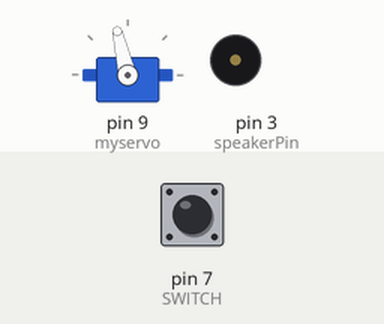
Recording of a sketch running on a simulated Arduino Uno, built with avr-gcc and run on an emulated ATmega328P. Shown: servo, buzzer (waves = sounding). Inputs (shaded band) come from the test bench; at power-on: pin 7 (SWITCH) HIGH. Random numbers use the default seed unless the sketch sets one.

Above: at 1.2 s.
1.3 s: pin 7 (SWITCH) pulled LOW for 0.15 s
At 2.1 s:
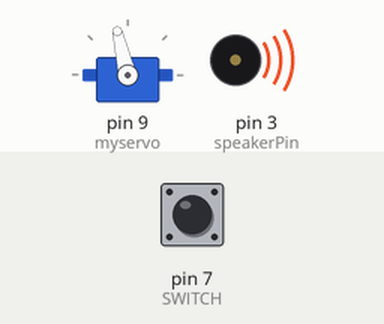
2.9 s: pin 7 (SWITCH) pulled LOW for 1 s
At 3.21 s:
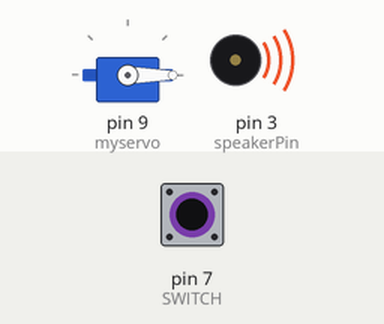
Timing chart, 0 to 6.3 s (numbered marks = the images above; inputs shaded):
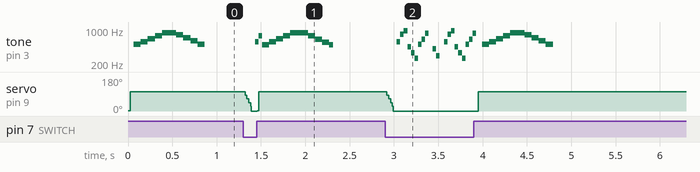

The sketch:

UselessMachine01.ino
```cpp
#include <Servo.h>
#include "musical_notes.h"

#define SWITCH 7


Servo myservo;
int ServoPos = 180;    // variable to store the servo position
int speakerPin = 3;

void setup()
{
 Serial.begin(9600);
 pinMode(SWITCH,INPUT);
 pinMode(speakerPin, OUTPUT);
 myservo.attach(9);  // attaches the servo on pin 9 to the servo object
 gotoPos(0);
}

void ohhh() {
  for (int i=1000; i<2000; i=i*1.02) {
    if (digitalRead(SWITCH) == LOW) return;
    beep(speakerPin,i,10);
  }
  for (int i=2000; i>1000; i=i*.98) {
    if (digitalRead(SWITCH) == LOW) return;
    beep(speakerPin,i,10);
  }
}

void uhoh() {
  for (int i=1000; i<1244; i=i*1.01) {
    beep(speakerPin,i,30);
  }
  delay(200);
  for (int i=1244; i>1108; i=i*.99) {
    beep(speakerPin,i,30);
  }
}

void laugh() {
  for (int i=1000; i<2000; i=i*1.10) {
    if (digitalRead(SWITCH) == HIGH) return;
    beep(speakerPin,i,10);
  }
  delay(50);
  for (int i=1000; i>500; i=i*.90) {
    if (digitalRead(SWITCH) == HIGH) return;
    beep(speakerPin,i,10);
  }
  delay(50);
  for (int i=1000; i<2000; i=i*1.10) {
    if (digitalRead(SWITCH) == HIGH) return;
    beep(speakerPin,i,10);
  }
  delay(50);
  for (int i=1000; i>500; i=i*.90) {
    if (digitalRead(SWITCH) == HIGH) return;
    beep(speakerPin,i,10);
  }
  delay(50);
  for (int i=1000; i<2000; i=i*1.10) {
    if (digitalRead(SWITCH) == HIGH) return;
    beep(speakerPin,i,10);
  }
  delay(50);
  for (int i=1000; i>500; i=i*.90) {
    if (digitalRead(SWITCH) == HIGH) return;
    beep(speakerPin,i,10);
  }
  delay(50);
    for (int i=1000; i<2000; i=i*1.10) {
    if (digitalRead(SWITCH) == HIGH) return;
    beep(speakerPin,i,10);
  }
  delay(50);
  for (int i=1000; i>500; i=i*.90) {
    if (digitalRead(SWITCH) == HIGH) return;
    beep(speakerPin,i,10);
  }
  delay(50);
}

void beep (int speakerPin, float noteFrequency, long noteDuration)
{
  int x;
  // Convert the frequency to microseconds
  float microsecondsPerWave = 1000000/noteFrequency;
  // Calculate how many HIGH/LOW cycles there are per millisecond
  float millisecondsPerCycle = 1000/(microsecondsPerWave * 2);
  // Multiply noteDuration * number or cycles per millisecond
  float loopTime = noteDuration * millisecondsPerCycle;
  // Play the note for the calculated loopTime.
  for (x=0;x<loopTime;x++)
          {
              digitalWrite(speakerPin,HIGH);
              delayMicroseconds(microsecondsPerWave);
              digitalWrite(speakerPin,LOW);
              delayMicroseconds(microsecondsPerWave);
          }
}

void gotoPos(int i)
{
   if (i < 0)
     i = 0;
   if (i > 103)
     i = 103;
   if (ServoPos == i)
     return;
   ServoPos = i;
   myservo.write(ServoPos);
}

void attackSwitch()
{
  int i;
  i =  ServoPos +1;
  gotoPos(i);
  if (i== 20) {
   gotoPos(130);
   ohhh();
  }

}

void retreatSwitch()
{
  int i;
  i =  ServoPos -1;
  gotoPos(i);
  if (i== 20) {
   gotoPos(0);
   laugh();
  }
}

void JustLook()
{
   gotoPos(35);
   delay(1000);
   gotoPos(0);
}

void loop()
{
 //return;
  if (digitalRead(SWITCH) == HIGH) {
    attackSwitch();
  }
  else {
   retreatSwitch();
   if (ServoPos ==0) {
       if (random(50000) == 123)
          JustLook();
   }
  }
  delay(1);
}
```

musical_notes.h
```cpp
// Reference:  This list was adapted from the table located here:
// 		http://www.phy.mtu.edu/~suits/notefreqs.html
const float  note_C0 = 16.35;  //C0
const float  note_Db0 = 17.32;  //C#0/Db0
const float  note_D0 = 18.35;  //D0
const float  note_Eb0 = 19.45;  //D#0/Eb0
const float  note_E0 = 20.6;  //E0
const float  note_F0 = 21.83;  //F0
const float  note_Gb0 = 23.12;  //F#0/Gb0
const float  note_G0 = 24.5;  //G0
const float  note_Ab0 = 25.96;  //G#0/Ab0
const float  note_A0 = 27.5;  //A0
const float  note_Bb0 = 29.14;  //A#0/Bb0
const float  note_B0 = 30.87;  //B0
const float  note_C1 = 32.7;  //C1
const float  note_Db1 = 34.65;  //C#1/Db1
const float  note_D1 = 36.71;  //D1
const float  note_Eb1 = 38.89;  //D#1/Eb1
const float  note_E1 = 41.2;  //E1
const float  note_F1 = 43.65;  //F1
const float  note_Gb1 = 46.25;  //F#1/Gb1
const float  note_G1 = 49;  //G1
const float  note_Ab1 = 51.91;  //G#1/Ab1
const float  note_A1 = 55;  //A1
const float  note_Bb1 = 58.27;  //A#1/Bb1
const float  note_B1 = 61.74;  //B1
const float  note_C2 = 65.41;  //C2 (Middle C)
const float  note_Db2 = 69.3;  //C#2/Db2
const float  note_D2 = 73.42;  //D2
const float  note_Eb2 = 77.78;  //D#2/Eb2
const float  note_E2 = 82.41;  //E2
const float  note_F2 = 87.31;  //F2
const float  note_Gb2 = 92.5;  //F#2/Gb2
const float  note_G2 = 98;  //G2
const float  note_Ab2 = 103.83;  //G#2/Ab2
const float  note_A2 = 110;  //A2
const float  note_Bb2 = 116.54;  //A#2/Bb2
const float  note_B2 = 123.47;  //B2
const float  note_C3 = 130.81;  //C3
const float  note_Db3 = 138.59;  //C#3/Db3
const float  note_D3 = 146.83;  //D3
const float  note_Eb3 = 155.56;  //D#3/Eb3
const float  note_E3 = 164.81;  //E3
const float  note_F3 = 174.61;  //F3
const float  note_Gb3 = 185;  //F#3/Gb3
const float  note_G3 = 196;  //G3
const float  note_Ab3 = 207.65;  //G#3/Ab3
const float  note_A3 = 220;  //A3
const float  note_Bb3 = 233.08;  //A#3/Bb3
const float  note_B3 = 246.94;  //B3
const float  note_C4 = 261.63;  //C4
const float  note_Db4 = 277.18;  //C#4/Db4
const float  note_D4 = 293.66;  //D4
const float  note_Eb4 = 311.13;  //D#4/Eb4
const float  note_E4 = 329.63;  //E4
const float  note_F4 = 349.23;  //F4
const float  note_Gb4 = 369.99;  //F#4/Gb4
const float  note_G4 = 392;  //G4
const float  note_Ab4 = 415.3;  //G#4/Ab4
const float  note_A4 = 440;  //A4
const float  note_Bb4 = 466.16;  //A#4/Bb4
const float  note_B4 = 493.88;  //B4
const float  note_C5 = 523.25;  //C5
const float  note_Db5 = 554.37;  //C#5/Db5
const float  note_D5 = 587.33;  //D5
const float  note_Eb5 = 622.25;  //D#5/Eb5
const float  note_E5 = 659.26;  //E5
const float  note_F5 = 698.46;  //F5
const float  note_Gb5 = 739.99;  //F#5/Gb5
const float  note_G5 = 783.99;  //G5
const float  note_Ab5 = 830.61;  //G#5/Ab5
const float  note_A5 = 880;  //A5
const float  note_Bb5 = 932.33;  //A#5/Bb5
const float  note_B5 = 987.77;  //B5
const float  note_C6 = 1046.5;  //C6
const float  note_Db6 = 1108.73;  //C#6/Db6
const float  note_D6 = 1174.66;  //D6
const float  note_Eb6 = 1244.51;  //D#6/Eb6
const float  note_E6 = 1318.51;  //E6
const float  note_F6 = 1396.91;  //F6
const float  note_Gb6 = 1479.98;  //F#6/Gb6
const float  note_G6 = 1567.98;  //G6
const float  note_Ab6 = 1661.22;  //G#6/Ab6
const float  note_A6 = 1760;  //A6
const float  note_Bb6 = 1864.66;  //A#6/Bb6
const float  note_B6 = 1975.53;  //B6
const float  note_C7 = 2093;  //C7
const float  note_Db7 = 2217.46;  //C#7/Db7
const float  note_D7 = 2349.32;  //D7
const float  note_Eb7 = 2489.02;  //D#7/Eb7
const float  note_E7 = 2637.02;  //E7
const float  note_F7 = 2793.83;  //F7
const float  note_Gb7 = 2959.96;  //F#7/Gb7
const float  note_G7 = 3135.96;  //G7
const float  note_Ab7 = 3322.44;  //G#7/Ab7
const float  note_A7 = 3520;  //A7
const float  note_Bb7 = 3729.31;  //A#7/Bb7
const float  note_B7 = 3951.07;  //B7
const float  note_C8 = 4186.01;  //C8
const float  note_Db8 = 4434.92;  //C#8/Db8
const float  note_D8 = 4698.64;  //D8
const float  note_Eb8 = 4978.03;  //D#8/Eb8
```

Measured:
- after the input at 1.3 s, tone on pin 3 (speakerPin): plays 576 Hz for 0.04 s, 753 Hz for 0.04 s, 501 Hz for 0.08 s, 572 Hz for 0.08 s, 659 Hz for 0.08 s, 755 Hz for 0.08 s … (11 notes in this stretch), starting after 0.13 s; servo on pin 9 (myservo): 103° → 0° at once, → 103° 0.16 s later
- after the input at 2.9 s, tone on pin 3 (speakerPin): plays 576 Hz for 0.04 s, 815 Hz for 0.04 s, 956 Hz for 0.04 s, 455 Hz for 0.04 s, 340 Hz for 0.04 s, 264 Hz for 0.04 s … (29 notes in this stretch), starting after 0.13 s; servo on pin 9 (myservo): 103° → 0° at once, → 103° 1.1 s later
- by itself, tone on pin 3 (speakerPin): plays 507 Hz for 0.08 s, 580 Hz for 0.08 s, 667 Hz for 0.08 s, 770 Hz for 0.08 s, 884 Hz for 0.16 s, 802 Hz for 0.08 s … (9 notes in this stretch)
